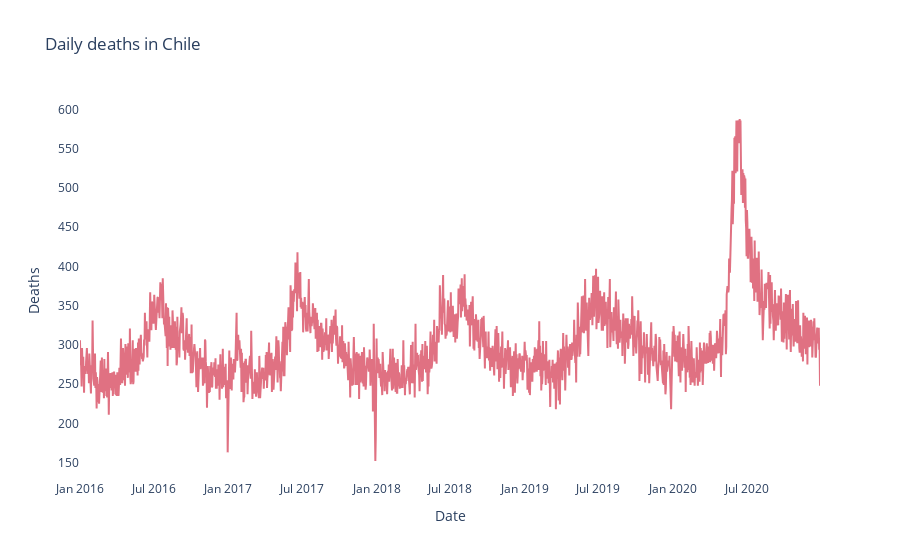

The notebook cell saved with this chart:
### Code cell
df = deaths.groupby('date').size().to_frame('deaths')[:-1]

yaxis_title = "Deaths"
xaxis_title = "Date"
title = "Daily deaths in Chile"


fig = go.Figure([
go.Scatter(
    name='Median',
    x=df.index,
    y=df['deaths'],
    mode='lines',
    line=dict(color=red)
)]
)

fig.update_layout(
    yaxis=dict(title=yaxis_title, showgrid=True),
    xaxis=dict(title=xaxis_title, showgrid=True),
    title=title,
    hovermode="x",
    paper_bgcolor='white',
    plot_bgcolor='white',
)

fig.show()

### Figure 1 — Plotly figure (JSON) as saved in the notebook; plotly's stock layout.template omitted (floating-point values rounded to 4 significant figures; data arrays with more than 128 entries replaced by an {"elided": "..."} marker saying what was removed)
{"data": [{"line": {"color": "#E07182"}, "mode": "lines", "name": "Median", "type": "scatter", "x": {"elided": "1825 str values"}, "y": {"elided": "1825 int values"}}], "layout": {"hovermode": "x", "paper_bgcolor": "white", "plot_bgcolor": "white", "title": {"text": "Daily deaths in Chile"}, "xaxis": {"showgrid": true, "title": {"text": "Date"}}, "yaxis": {"showgrid": true, "title": {"text": "Deaths"}}}}
